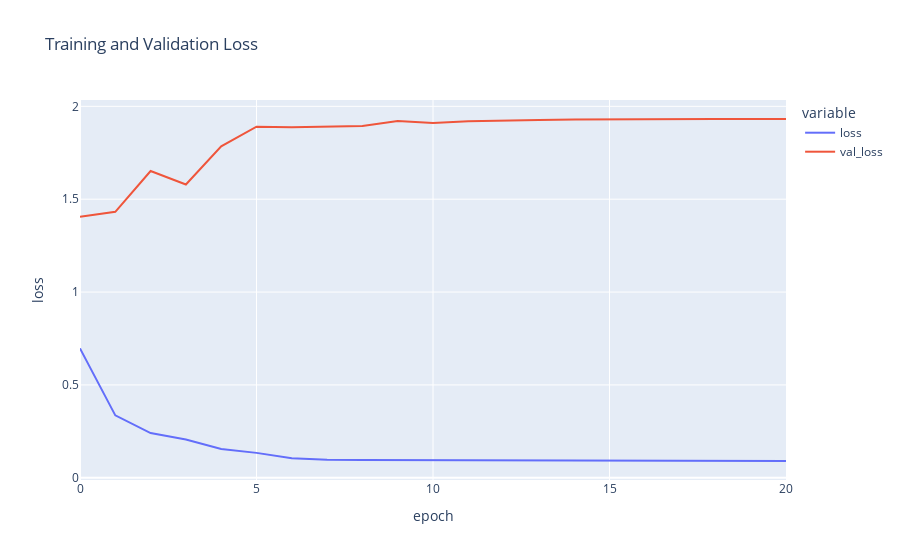

Here is the notebook cell this chart was saved with:
### Code cell
px.line(
    hist.history, y=['loss', 'val_loss'],
    labels={'index': 'epoch', 'value': 'loss'},
    title='Training and Validation Loss'
)

### Figure 1 — Plotly figure (JSON) as saved in the notebook; plotly's stock layout.template omitted (floating-point values rounded to 4 significant figures)
{"data": [{"hovertemplate": "variable=loss<br>epoch=%{x}<br>loss=%{y}<extra></extra>", "legendgroup": "loss", "line": {"color": "#636efa", "dash": "solid"}, "marker": {"symbol": "circle"}, "mode": "lines", "name": "loss", "orientation": "v", "showlegend": true, "type": "scatter", "x": [0, 1, 2, 3, 4, 5, 6, 7, 8, 9, 10, 11, 12, 13, 14, 15, 16, 17, 18, 19, 20], "xaxis": "x", "y": [0.6968, 0.336, 0.2409, 0.2065, 0.1551, 0.1341, 0.1049, 0.09707, 0.09553, 0.09525, 0.09345, 0.09163, 0.09109, 0.0909, 0.09076, 0.09059, 0.09032, 0.09031, 0.09029, 0.09029, 0.09026], "yaxis": "y"}, {"hovertemplate": "variable=val_loss<br>epoch=%{x}<br>loss=%{y}<extra></extra>", "legendgroup": "val_loss", "line": {"color": "#EF553B", "dash": "solid"}, "marker": {"symbol": "circle"}, "mode": "lines", "name": "val_loss", "orientation": "v", "showlegend": true, "type": "scatter", "x": [0, 1, 2, 3, 4, 5, 6, 7, 8, 9, 10, 11, 12, 13, 14, 15, 16, 17, 18, 19, 20], "xaxis": "x", "y": [1.406, 1.432, 1.652, 1.579, 1.785, 1.89, 1.887, 1.892, 1.894, 1.921, 1.91, 1.919, 1.925, 1.927, 1.93, 1.931, 1.931, 1.931, 1.931, 1.932, 1.932], "yaxis": "y"}], "layout": {"legend": {"title": {"text": "variable"}, "tracegroupgap": 0}, "title": {"text": "Training and Validation Loss"}, "xaxis": {"anchor": "y", "domain": [0, 1], "title": {"text": "epoch"}}, "yaxis": {"anchor": "x", "domain": [0, 1], "title": {"text": "loss"}}}}
